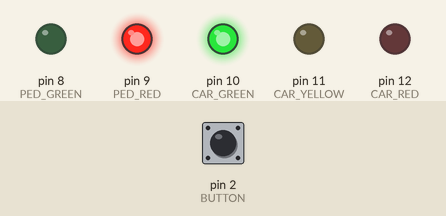
A sketch run on a simulated Arduino Uno, built with avr-gcc and run on an emulated ATmega328P. Parts: output pins drawn as LEDs (lit = HIGH). The test bench sets the inputs (shaded band); at power-on: pin 2 (BUTTON) HIGH.

Above: at 1.2 s.
1.3 s: pin 2 (BUTTON) pulled LOW for 0.15 s
At 3.0 s:
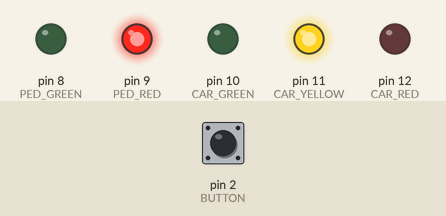
At 5.7 s:
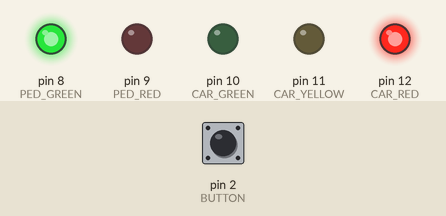
Timing chart, 0 to 10.4 s (numbered marks = the images above; inputs shaded):
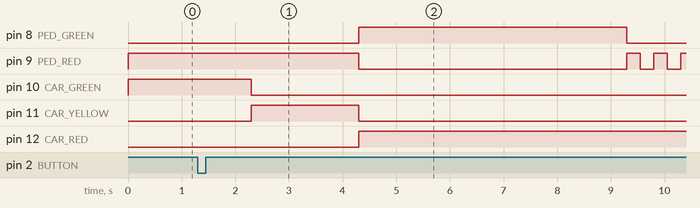

Measured:
- after the input at 1.3 s, pin 8 (PED_GREEN): LOW → HIGH after 3.0 s, → LOW 5.0 s later; pin 9 (PED_RED): HIGH → LOW after 3.0 s, then repeats every 0.50 s: HIGH 0.25 s, LOW 0.25 s; pin 10 (CAR_GREEN): HIGH → LOW after 1.0 s; pin 11 (CAR_YELLOW): LOW → HIGH after 1.0 s, → LOW 2.0 s later; pin 12 (CAR_RED): LOW → HIGH after 3.0 s

The sketch:

Projeto_03_Semaforo_Pedestres_Botao.ino
```cpp
// Projeto 3: Semáforo com Botão de Pedestre
const int CAR_RED = 12;
const int CAR_YELLOW = 11;
const int CAR_GREEN = 10;
const int PED_RED = 9;
const int PED_GREEN = 8;
const int BUTTON = 2;

void setup() {
  pinMode(CAR_RED, OUTPUT);
  pinMode(CAR_YELLOW, OUTPUT);
  pinMode(CAR_GREEN, OUTPUT);
  pinMode(PED_RED, OUTPUT);
  pinMode(PED_GREEN, OUTPUT);
  pinMode(BUTTON, INPUT_PULLUP);
}

void loop() {
  // Estado Normal: Carros Verde, Pedestres Vermelho
  digitalWrite(CAR_GREEN, HIGH);
  digitalWrite(CAR_YELLOW, LOW);
  digitalWrite(CAR_RED, LOW);
  digitalWrite(PED_GREEN, LOW);
  digitalWrite(PED_RED, HIGH);

  if (digitalRead(BUTTON) == LOW) { // Botão pressionado
    delay(1000); // Aguarda 1s

    // Transição Carros Amarelo
    digitalWrite(CAR_GREEN, LOW);
    digitalWrite(CAR_YELLOW, HIGH);
    delay(2000);

    // Carros Vermelho, Pedestres Verde
    digitalWrite(CAR_YELLOW, LOW);
    digitalWrite(CAR_RED, HIGH);
    digitalWrite(PED_RED, LOW);
    digitalWrite(PED_GREEN, HIGH);
    delay(5000); // 5s para atravessar

    // Alerta Pedestres (Pisca Vermelho)
    digitalWrite(PED_GREEN, LOW);
    for (int i = 0; i < 5; i++) {
      digitalWrite(PED_RED, HIGH);
      delay(250);
      digitalWrite(PED_RED, LOW);
      delay(250);
    }
  }
}
```
